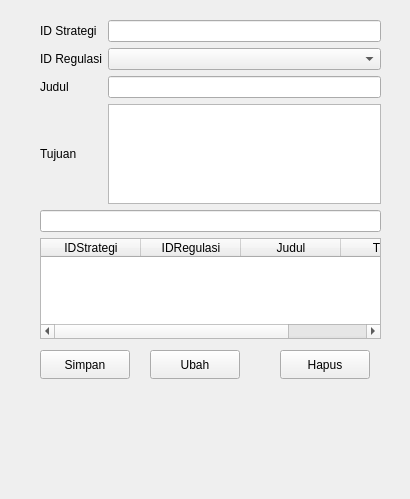
<?xml version="1.0" encoding="UTF-8"?>
<ui version="4.0">
 <class>Form</class>
 <widget class="QWidget" name="Form">
  <property name="geometry">
   <rect>
    <x>0</x>
    <y>0</y>
    <width>410</width>
    <height>499</height>
   </rect>
  </property>
  <property name="windowTitle">
   <string>Form</string>
  </property>
  <widget class="QPushButton" name="btnSimpan">
   <property name="geometry">
    <rect>
     <x>40</x>
     <y>350</y>
     <width>90</width>
     <height>29</height>
    </rect>
   </property>
   <property name="text">
    <string>Simpan</string>
   </property>
  </widget>
  <widget class="QPushButton" name="btnHapus">
   <property name="geometry">
    <rect>
     <x>280</x>
     <y>350</y>
     <width>90</width>
     <height>29</height>
    </rect>
   </property>
   <property name="text">
    <string>Hapus</string>
   </property>
  </widget>
  <widget class="QPushButton" name="btnUbah">
   <property name="geometry">
    <rect>
     <x>150</x>
     <y>350</y>
     <width>90</width>
     <height>29</height>
    </rect>
   </property>
   <property name="text">
    <string>Ubah</string>
   </property>
  </widget>
  <widget class="QWidget" name="gridLayoutWidget_2">
   <property name="geometry">
    <rect>
     <x>40</x>
     <y>20</y>
     <width>341</width>
     <height>319</height>
    </rect>
   </property>
   <layout class="QGridLayout" name="gridLayout_3">
    <item row="1" column="0">
     <widget class="QLabel" name="label_7">
      <property name="text">
       <string>ID Regulasi</string>
      </property>
     </widget>
    </item>
    <item row="1" column="1">
     <widget class="QComboBox" name="comboBox"/>
    </item>
    <item row="0" column="1">
     <widget class="QLineEdit" name="editID"/>
    </item>
    <item row="5" column="0" colspan="2">
     <widget class="QTableWidget" name="tabelStrategi">
      <column>
       <property name="text">
        <string>IDStrategi</string>
       </property>
      </column>
      <column>
       <property name="text">
        <string>IDRegulasi</string>
       </property>
      </column>
      <column>
       <property name="text">
        <string>Judul</string>
       </property>
      </column>
      <column>
       <property name="text">
        <string>Tujuan</string>
       </property>
      </column>
     </widget>
    </item>
    <item row="0" column="0">
     <widget class="QLabel" name="label_6">
      <property name="text">
       <string>ID Strategi</string>
      </property>
     </widget>
    </item>
    <item row="3" column="0">
     <widget class="QLabel" name="label_10">
      <property name="text">
       <string>Tujuan</string>
      </property>
     </widget>
    </item>
    <item row="3" column="1">
     <widget class="QTextEdit" name="editDeskripsi"/>
    </item>
    <item row="2" column="0">
     <widget class="QLabel" name="label_8">
      <property name="text">
       <string>Judul</string>
      </property>
     </widget>
    </item>
    <item row="2" column="1">
     <widget class="QLineEdit" name="editNomor"/>
    </item>
    <item row="4" column="0" colspan="2">
     <widget class="QLineEdit" name="editCari"/>
    </item>
   </layout>
  </widget>
 </widget>
 <resources/>
 <connections/>
</ui>
